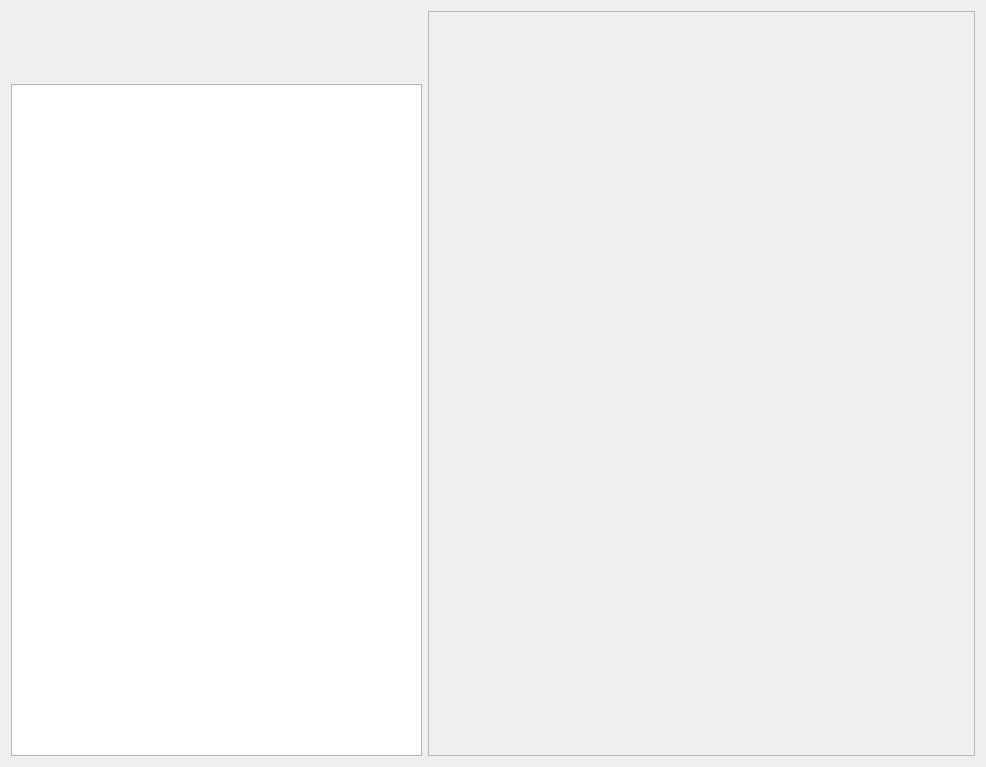
<?xml version="1.0" encoding="UTF-8"?>
<ui version="4.0">
 <class>MTHome</class>
 <widget class="QWidget" name="MTHome">
  <property name="geometry">
   <rect>
    <x>0</x>
    <y>0</y>
    <width>986</width>
    <height>767</height>
   </rect>
  </property>
  <property name="windowTitle">
   <string>Form</string>
  </property>
  <layout class="QGridLayout" name="gridLayout">
   <item row="0" column="0">
    <layout class="QHBoxLayout" name="horizontalLayout" stretch="9,12">
     <property name="sizeConstraint">
      <enum>QLayout::SetDefaultConstraint</enum>
     </property>
     <item>
      <layout class="QVBoxLayout" name="verticalLayout" stretch="1,10">
       <property name="spacing">
        <number>-1</number>
       </property>
       <property name="topMargin">
        <number>0</number>
       </property>
       <item>
        <widget class="QWidget" name="widget" native="true">
         <property name="minimumSize">
          <size>
           <width>0</width>
           <height>50</height>
          </size>
         </property>
        </widget>
       </item>
       <item>
        <widget class="QTableView" name="tableView">
         <property name="maximumSize">
          <size>
           <width>16777215</width>
           <height>16777215</height>
          </size>
         </property>
        </widget>
       </item>
      </layout>
     </item>
     <item>
      <widget class="QFrame" name="frame">
       <property name="frameShape">
        <enum>QFrame::StyledPanel</enum>
       </property>
       <property name="frameShadow">
        <enum>QFrame::Raised</enum>
       </property>
      </widget>
     </item>
    </layout>
   </item>
  </layout>
 </widget>
 <resources/>
 <connections/>
</ui>
